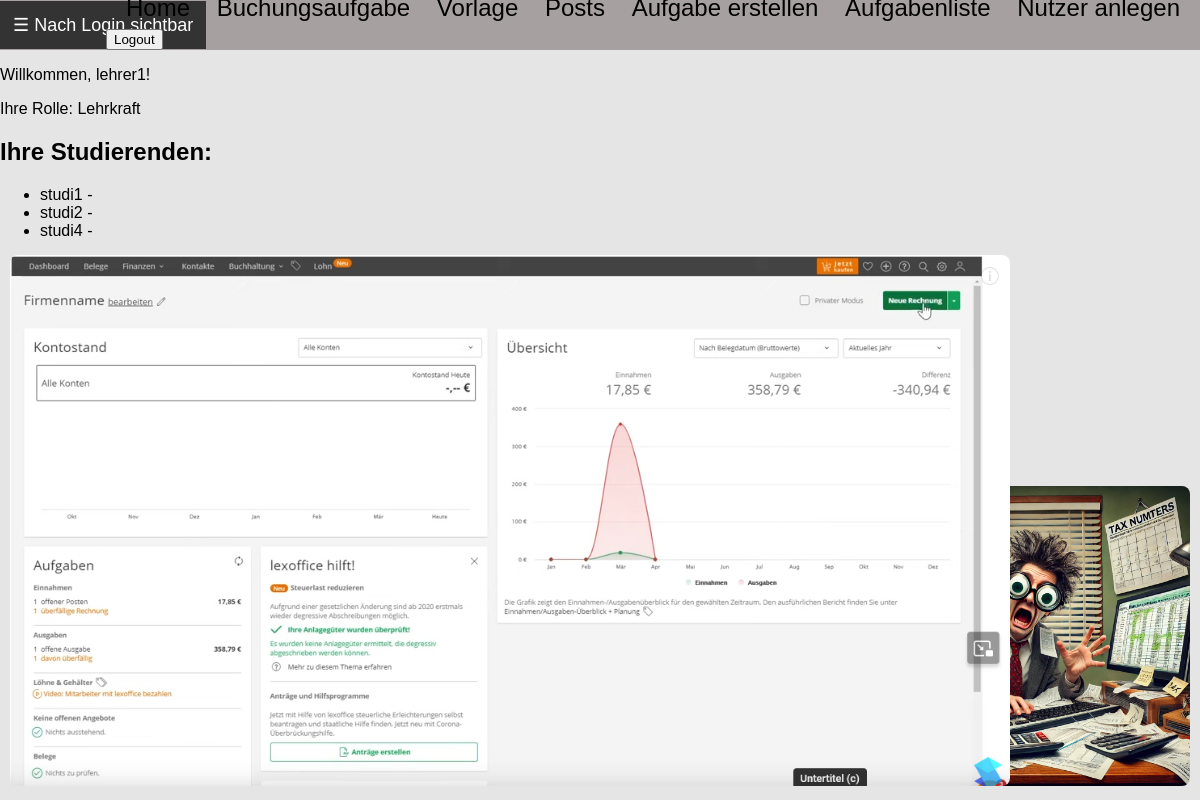
Before: / (signed in) with the older database file.
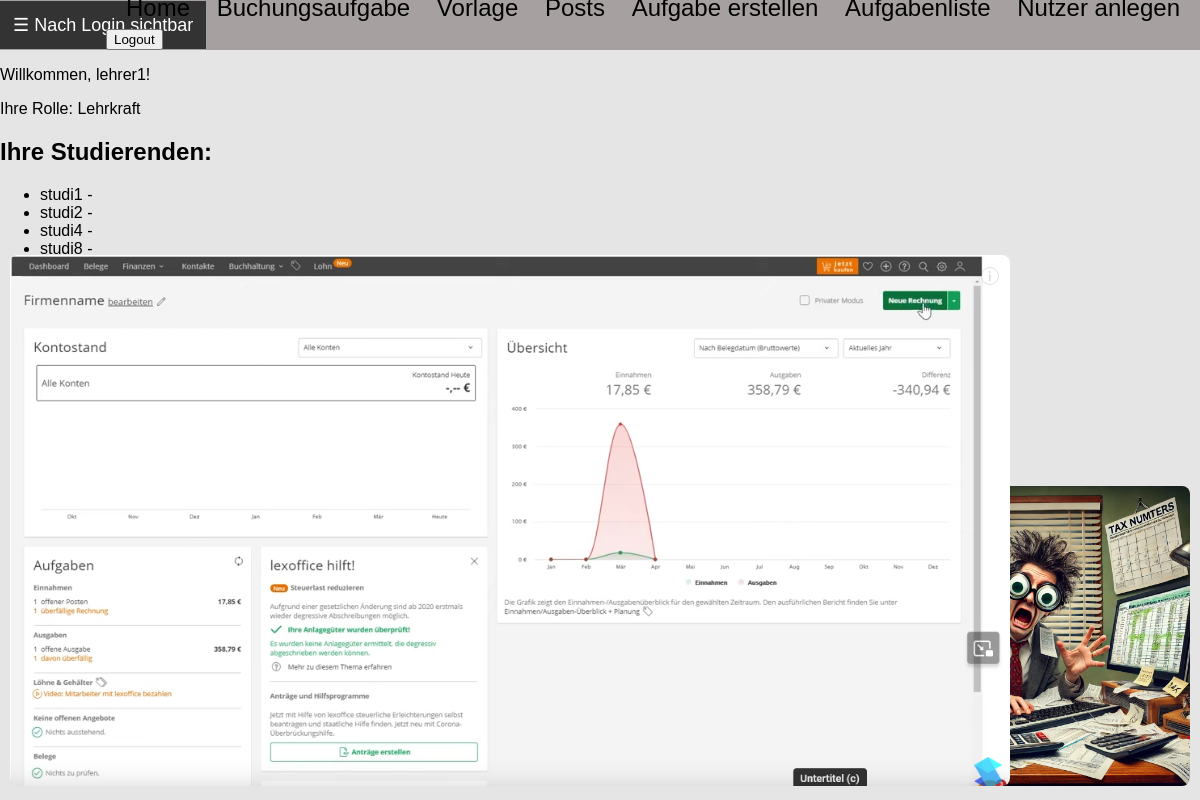
After: the same page with the newer database file.
### users/models.py (models this page shows, shortened)
class CustomUser(AbstractUser):
    ROLE_CHOICES = (
        ('student', 'Studierende'),
        ('teacher', 'Lehrkraft'),
    )
    SEMESTER_CHOICES = [
        ('WS 24/25', 'WS 24/25'),
        ('SS 25', 'SS 25'),
        ('WS 25/26', 'WS 25/26'),
        ('SS 26', 'SS 26'),
        ('WS 26/27', 'WS 26/27'),
    ]
    role = models.CharField(max_length=10, choices=ROLE_CHOICES, default='student')
    professor = models.ForeignKey(
        'self',
        null=True, blank=True,
        limit_choices_to={'role': 'teacher'},
        on_delete=models.SET_NULL,
        related_name='students'
    )
    semester = models.CharField(max_length=10, choices=SEMESTER_CHOICES, default='WS 24/25')
    studiengang = models.ForeignKey(
        Studiengang,
        on_delete=models.CASCADE,
        null=True, blank=True,  # Allow empty reference initially
        related_name='students'  # Optional but recommended for clarity
    )

### young_wolf/views.py (the view)
# urls.py: path('', views.index, name = 'index'),
@login_required(login_url="/users/login/")
def index(request):
    students = request.user.students.all() if request.user.role == 'teacher' else None
    return render(request, 'index.html', {'students': students})

### templates/index.html (shortened to what this page needs)
{% extends 'vorlage.html' %}
{% load static %}
{% block content %}
{% if user.is_authenticated %}
    <p>Willkommen, {{ user.username }}!</p>
    {% if user.is_superuser %}
        <p>Ihre Rolle: Admin</p>
    {% else %}
        <p>Ihre Rolle: {{ user.get_role_display }}</p>
    {% endif %}
    {% if user.role == 'teacher' %}
        <h2>Ihre Studierenden:</h2>
        {% if students %}
            <ul>
            {% for student in students %}
                <li>{{ student.username }} - {{ student.email }}</li>
            {% endfor %}
            </ul>
        {% else %}
            <p>Sie haben derzeit keine Studierenden unter Ihrer Betreuung.</p>
        {% endif %}
    {% endif %}
{% else %}
    <p>Bitte <a href="{% url 'users:login' %}">loggen Sie sich ein</a>.</p>
{% endif %}
    <div class="bottom_right_image">
        <img src="/media/img1.webp" alt="Meme">
    </div>
    <div class="bottom_left_image">
        <img src="/media/blueprint.png" alt="Lexware Übersicht">
    </div>
{% endblock %}

### templates/vorlage.html (shortened to what this page needs)
{% load static %}
<!DOCTYPE html>
<html lang="de">
<head>
    <link rel="stylesheet" href="{% static 'css/styles.css' %}">
</head>
<body>
    <div class = "navigation_bar_top">
        {% if user.is_authenticated%}
            <button id="menuButton" class="menu_button">☰ Nach Login sichtbar</button>
        {% endif %}
        <div class = "topbar_text">
            <a class = "menulink" href="{% url 'index' %}">Home</a>
            <a class = "menulink" href="{% url 'posts:buchung_uebersicht' %}">Buchungsaufgabe</a>
            <a class = "menulink" href="{% url 'vorlage' %}">Vorlage</a>
            <a class = "menulink" href="{% url 'posts:list' %}">Posts</a>
            {% if user.is_authenticated %}
                <a class = "menulink" href="{% url 'posts:neue_aufgabe' %}">Aufgabe erstellen</a>
                <a class = "menulink" href="{% url 'posts:aufgaben_liste' %}">Aufgabenliste</a>
                {% if user.role == 'teacher' %}
                    <a class = "menulink" href="{% url 'users:register' %}">Nutzer anlegen</a>
                {% endif %}
                <form class="logout" action="{%url 'users:logout' %}" method = "post">
                    <button class="logout-button" title="User Logout">Logout</button>
                </form>
            {% else %}
                <a class = "menulink" href="{% url 'users:login' %}">Login</a>
                <a class = "menulink" href="{% url 'users:register' %}">Registrierung</a>
            {% endif %}
        </div>
    </div>
    {% block content %}{% endblock %}
</body>
</html>

### static/css/styles.css (style rules this page uses)
body { margin: 0; font-family: Arial, sans-serif; background-color: rgb(230, 229, 229); }
.navigation_bar_top { background-color: rgb(167, 160, 160); height: 50px; position: relative; display: flex; align-items: center; padding: 0 0px; }
.topbar_text { font-size: 24px; display: inline-block; position: absolute; bottom: 0; right: 20px; }
.menulink { color: black; text-decoration: none; margin-left: 20px; }
.menu_button { display:flex; background-color: #333; color: white; border: none; padding: 13px; font-size: 18px; cursor: pointer; }
.bottom_right_image { position: absolute; bottom: 10px; right: 10px; }
.bottom_right_image img { max-width: 300px; height: auto; border-radius: 8px; }
.bottom_left_image { position: absolute; bottom: 10px; left: 10px; }
.bottom_left_image img { max-width: 1000px; height: auto; border-radius: 8px; }

Changed rows visible on the page:
added CustomUser: username "studi8"
